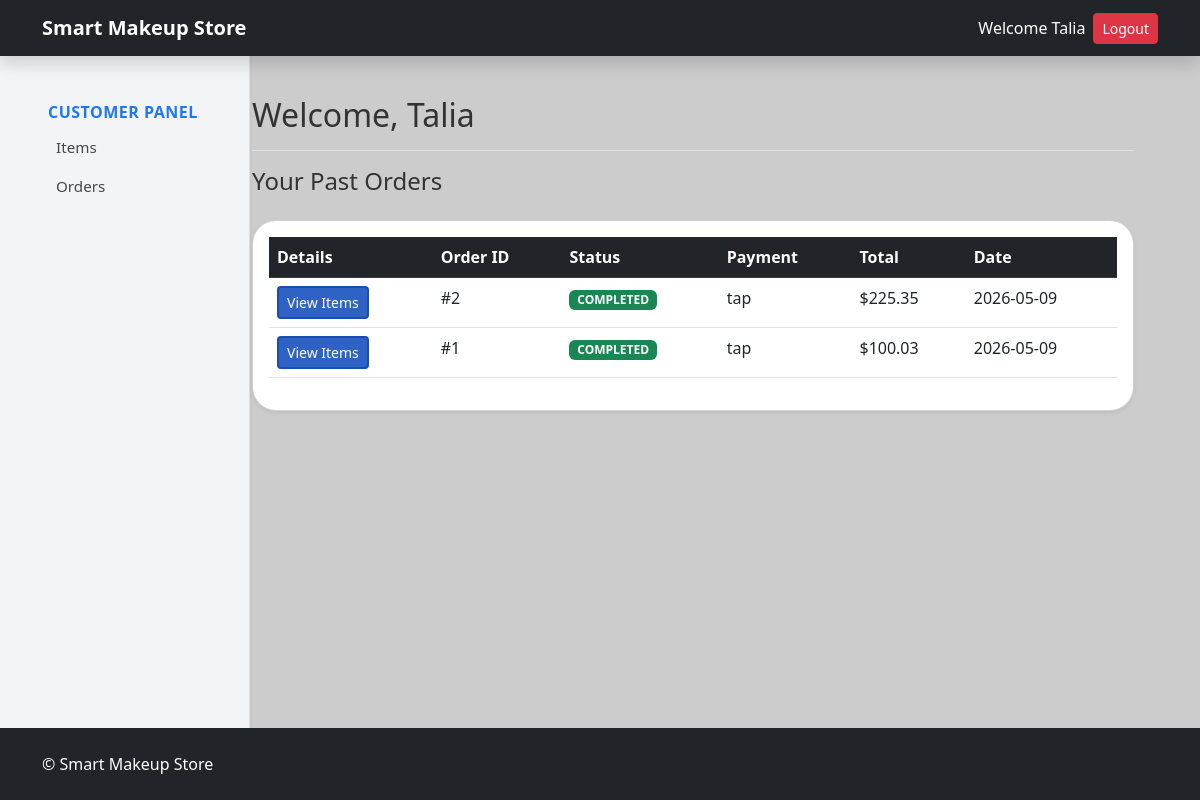
The page /customers/my-profile/orders (signed in) on the database its author committed.
### tables this page shows
CREATE TABLE order_products (
            order_product_id INTEGER PRIMARY KEY AUTOINCREMENT,
            order_id INTEGER NOT NULL,
            product_id INTEGER NOT NULL,
            order_product_quantity INTEGER NOT NULL,
            order_product_unit_price REAL DEFAULT NULL,
            FOREIGN KEY(order_id) REFERENCES orders(order_id),
            FOREIGN KEY(product_id) REFERENCES products(product_id)
        );

CREATE TABLE orders (
            order_id INTEGER PRIMARY KEY AUTOINCREMENT,
            user_id INTEGER,
            order_total REAL NOT NULL,
            payment_method TEXT,
            order_status TEXT DEFAULT 'PENDING',
            order_created_at DATETIME DEFAULT CURRENT_TIMESTAMP, customer_email TEXT,
            FOREIGN KEY(user_id) REFERENCES users(user_id)
        );

### routes/store.py (the view)
@app.route('/customers/my-profile/orders')
def customerOrders():
    storeDb = db.getDB()
    rows = storeDb.execute('''
        SELECT o.order_id, o.order_status, o.payment_method, o.order_total,
               DATE(o.order_created_at) as date,
               p.product_name, p.product_price, op.order_product_quantity
        FROM orders o
        LEFT JOIN order_products op ON op.order_id = o.order_id
        LEFT JOIN products p ON op.product_id = p.product_id
        WHERE o.user_id = ?
        ORDER BY o.order_created_at DESC
    ''', (session['user_id'],)).fetchall()
    orders_dict = {}
    for row in rows:
        oid = row['order_id']
        if oid not in orders_dict:
            orders_dict[oid] = {
                'order_id': oid,
                'order_status': row['order_status'],
                'payment_method': row['payment_method'],
                'order_total': row['order_total'],
                'date': row['date'],
                'order_contents': []
            }
        if row['product_name']:
            orders_dict[oid]['order_contents'].append({
                'name': row['product_name'],
                'price': row['product_price'],
                'qty': row['order_product_quantity']
            })
    storeDb.close()
    return render_template('customerOrders.html', user_orders = list(orders_dict.values()))

### models/database.py (called while the page is built)
def getDB():
    conn = sqlite3.connect('store.db', check_same_thread=False)
    conn.row_factory = sqlite3.Row
    return conn

### templates/customerOrders.html (shortened to what this page needs)
{% extends "base.html" %} {% block content %}
<div class="container-fluid">
  <div class="row">
    {% include "customerSidebar.html" with context %}
    <div class="col-md-9 ms-sm-auto col-lg-10 px-md-4">
      <div
        class="d-flex justify-content-between flex-wrap flex-md-nowrap align-items-center pt-3 pb-2 mb-3 border-bottom"
      >
        <h2 class="h2">Welcome, {{ session['user_first_name'] }}</h2>
      </div>
      <h4 class="mb-4">Your Past Orders</h4>
      {% if not user_orders %}
      <div class="alert alert-info">You haven't placed any orders yet.</div>
      {% else %}
      <div class="card shadow-sm">
        <div class="card-body">
          <table class="table">
            <thead class="table-dark">
              <tr>
                <th>Details</th>
                <th>Order ID</th>
                <th>Status</th>
                <th>Payment</th>
                <th>Total</th>
                <th>Date</th>
              </tr>
            </thead>
            <tbody>
              {% for order in user_orders %}
              <tr>
                <td>
                  <button
                    class="btn btn-sm btn-primary"
                    type="button"
                    data-bs-toggle="collapse"
                    data-bs-target="#details-{{ order.order_id }}"
                  >
                    View Items
                  </button>
                </td>
                <td>#{{ order.order_id }}</td>
                <td>
                  <span class="badge bg-success">{{ order.order_status }}</span>
                </td>
                <td>{{ order.payment_method }}</td>
                <td>${{ "%.2f"|format(order.order_total) }}</td>
                <td>{{ order.date }}</td>
              </tr>
              {% endfor %}
            </tbody>
          </table>
        </div>
      </div>
      {% endif %}
    </div>
  </div>
</div>
{% endblock %}

### static/css/00-Global-Styles.css (style rules this page uses)
body, html { background-color: #ccc !important; color: #333; display: flex; flex-direction: column; margin: 0; padding: 0; min-height: 100vh; }
.bg-primary, .btn-primary { background-color: #2e62c4 !important; }
.btn-primary { border: 2px solid #1a4dad; }
.card { border-radius: 1.5rem !important; }

### rows shown on the page
order_products: order_id "2", order_status "COMPLETED", payment_method "tap", date "2026-05-09"
orders: order_total "225.35"
order_products: order_id "1", order_status "COMPLETED", payment_method "tap", date "2026-05-09"
orders: order_total "100.03"

### other values the page prints
{{ session.get('user_first_name') }} "Talia"
{{ session['user_first_name'] }} "Talia"
